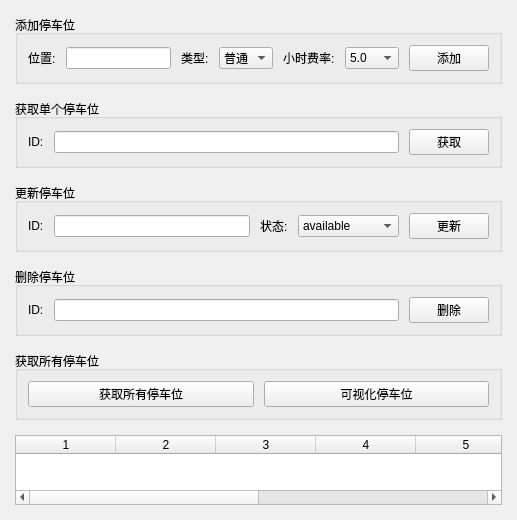
<?xml version="1.0" encoding="UTF-8"?>
<ui version="4.0">
 <class>MainWindow</class>
 <widget class="QMainWindow" name="MainWindow">
  <property name="geometry">
   <rect>
    <x>0</x>
    <y>0</y>
    <width>517</width>
    <height>517</height>
   </rect>
  </property>
  <property name="windowTitle">
   <string>停车场管理系统</string>
  </property>
  <widget class="QWidget" name="centralWidget">
   <layout class="QVBoxLayout" name="verticalLayout">
    <property name="spacing">
     <number>15</number>
    </property>
    <property name="leftMargin">
     <number>15</number>
    </property>
    <property name="topMargin">
     <number>15</number>
    </property>
    <property name="rightMargin">
     <number>15</number>
    </property>
    <property name="bottomMargin">
     <number>15</number>
    </property>
    <item>
     <widget class="QGroupBox" name="groupBoxAdd">
      <property name="title">
       <string>添加停车位</string>
      </property>
      <layout class="QHBoxLayout" name="horizontalLayoutAdd">
       <property name="spacing">
        <number>10</number>
       </property>
       <property name="leftMargin">
        <number>10</number>
       </property>
       <property name="topMargin">
        <number>10</number>
       </property>
       <property name="rightMargin">
        <number>10</number>
       </property>
       <property name="bottomMargin">
        <number>10</number>
       </property>
       <item>
        <widget class="QLabel" name="labelLocation">
         <property name="text">
          <string>位置:</string>
         </property>
        </widget>
       </item>
       <item>
        <widget class="QLineEdit" name="editLocation"/>
       </item>
       <item>
        <widget class="QLabel" name="labelType">
         <property name="text">
          <string>类型:</string>
         </property>
        </widget>
       </item>
       <item>
        <widget class="QComboBox" name="comboType">
         <item>
          <property name="text">
           <string>普通</string>
          </property>
         </item>
         <item>
          <property name="text">
           <string>VIP</string>
          </property>
         </item>
        </widget>
       </item>
       <item>
        <widget class="QLabel" name="labelHourlyRate">
         <property name="text">
          <string>小时费率:</string>
         </property>
        </widget>
       </item>
       <item>
        <widget class="QComboBox" name="comboHourlyRate">
         <item>
          <property name="text">
           <string>5.0</string>
          </property>
         </item>
         <item>
          <property name="text">
           <string>8.0</string>
          </property>
         </item>
         <item>
          <property name="text">
           <string>10.0</string>
          </property>
         </item>
         <item>
          <property name="text">
           <string>15.0</string>
          </property>
         </item>
        </widget>
       </item>
       <item>
        <widget class="QPushButton" name="btnAddParkingSpace">
         <property name="text">
          <string>添加</string>
         </property>
        </widget>
       </item>
      </layout>
     </widget>
    </item>
    <item>
     <widget class="QGroupBox" name="groupBoxGet">
      <property name="title">
       <string>获取单个停车位</string>
      </property>
      <layout class="QHBoxLayout" name="horizontalLayoutGet">
       <property name="spacing">
        <number>10</number>
       </property>
       <property name="leftMargin">
        <number>10</number>
       </property>
       <property name="topMargin">
        <number>10</number>
       </property>
       <property name="rightMargin">
        <number>10</number>
       </property>
       <property name="bottomMargin">
        <number>10</number>
       </property>
       <item>
        <widget class="QLabel" name="labelGetId">
         <property name="text">
          <string>ID:</string>
         </property>
        </widget>
       </item>
       <item>
        <widget class="QLineEdit" name="editGetId"/>
       </item>
       <item>
        <widget class="QPushButton" name="btnGetParkingSpace">
         <property name="text">
          <string>获取</string>
         </property>
        </widget>
       </item>
      </layout>
     </widget>
    </item>
    <item>
     <widget class="QGroupBox" name="groupBoxUpdate">
      <property name="title">
       <string>更新停车位</string>
      </property>
      <layout class="QHBoxLayout" name="horizontalLayoutUpdate">
       <property name="spacing">
        <number>10</number>
       </property>
       <property name="leftMargin">
        <number>10</number>
       </property>
       <property name="topMargin">
        <number>10</number>
       </property>
       <property name="rightMargin">
        <number>10</number>
       </property>
       <property name="bottomMargin">
        <number>10</number>
       </property>
       <item>
        <widget class="QLabel" name="labelUpdateId">
         <property name="text">
          <string>ID:</string>
         </property>
        </widget>
       </item>
       <item>
        <widget class="QLineEdit" name="editUpdateId"/>
       </item>
       <item>
        <widget class="QLabel" name="labelUpdateStatus">
         <property name="text">
          <string>状态:</string>
         </property>
        </widget>
       </item>
       <item>
        <widget class="QComboBox" name="comboUpdateStatus">
         <item>
          <property name="text">
           <string>available</string>
          </property>
         </item>
         <item>
          <property name="text">
           <string>occupied</string>
          </property>
         </item>
         <item>
          <property name="text">
           <string>maintenance</string>
          </property>
         </item>
        </widget>
       </item>
       <item>
        <widget class="QPushButton" name="btnUpdateParkingSpace">
         <property name="text">
          <string>更新</string>
         </property>
        </widget>
       </item>
      </layout>
     </widget>
    </item>
    <item>
     <widget class="QGroupBox" name="groupBoxDelete">
      <property name="title">
       <string>删除停车位</string>
      </property>
      <layout class="QHBoxLayout" name="horizontalLayoutDelete">
       <property name="spacing">
        <number>10</number>
       </property>
       <property name="leftMargin">
        <number>10</number>
       </property>
       <property name="topMargin">
        <number>10</number>
       </property>
       <property name="rightMargin">
        <number>10</number>
       </property>
       <property name="bottomMargin">
        <number>10</number>
       </property>
       <item>
        <widget class="QLabel" name="labelDeleteId">
         <property name="text">
          <string>ID:</string>
         </property>
        </widget>
       </item>
       <item>
        <widget class="QLineEdit" name="editDeleteId"/>
       </item>
       <item>
        <widget class="QPushButton" name="btnDeleteParkingSpace">
         <property name="text">
          <string>删除</string>
         </property>
        </widget>
       </item>
      </layout>
     </widget>
    </item>
    <item>
     <widget class="QGroupBox" name="groupBoxGetAll">
      <property name="title">
       <string>获取所有停车位</string>
      </property>
      <layout class="QHBoxLayout" name="horizontalLayoutGetAll">
       <property name="spacing">
        <number>10</number>
       </property>
       <property name="leftMargin">
        <number>10</number>
       </property>
       <property name="topMargin">
        <number>10</number>
       </property>
       <property name="rightMargin">
        <number>10</number>
       </property>
       <property name="bottomMargin">
        <number>10</number>
       </property>
       <item>
        <widget class="QPushButton" name="btnGetParkingSpaces">
         <property name="text">
          <string>获取所有停车位</string>
         </property>
        </widget>
       </item>
       <item>
        <widget class="QPushButton" name="btnVisualizeParkingSpaces">
         <property name="text">
          <string>可视化停车位</string>
         </property>
        </widget>
       </item>
      </layout>
     </widget>
    </item>
    <item>
     <widget class="QTableWidget" name="tableParkingSpaces">
      <property name="rowCount">
       <number>0</number>
      </property>
      <property name="columnCount">
       <number>8</number>
      </property>
      <column/>
      <column/>
      <column/>
      <column/>
      <column/>
      <column/>
      <column/>
      <column/>
     </widget>
    </item>
   </layout>
  </widget>
 </widget>
 <resources/>
 <connections/>
</ui>
